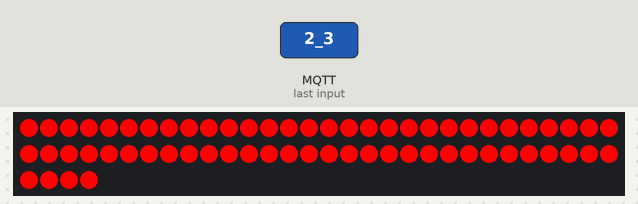
This sketch was run on a simulated ESP32. Parts: 64 RGB LEDs in strip order, left to right, continuing on the next row. Inputs (shaded band) come from the test bench. WiFi joins after 1.5 s; servers stay silent unless stated; no MQTT or app messages arrive unless stated; what the sketch prints to the serial monitor is not drawn.

6.8 s: MQTT message "2_3" arrives on the first subscribed topic
Above: at 7.5 s.
Timing chart, 0 to 9.8 s (numbered marks = the images above; inputs shaded):
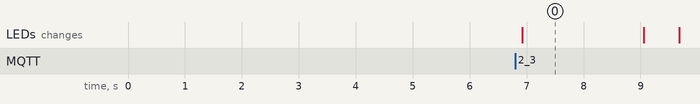

Measured:
- after the input at 6.8 s, the LEDs: change after 0.13 s (image 0)
- what the display in image 0 shows lasts 2.2 s, from 6.9 s to 9.1 s

The sketch:

kitchen.ino
```cpp
#include <Adafruit_NeoPixel.h>
#include <WiFi.h>
#include <MQTT.h>
#include <SPI.h>
#include <Wire.h>
#include <Adafruit_GFX.h>


//------------------------Defines for Neo-Pixel ring ------------------------------
#define LED_PIN   5  // Which pin on the ESP32 is connected to the NeoPixels?
#define LED_COUNT 64 // How many NeoPixels are attached to the ESP32?
Adafruit_NeoPixel pixels(LED_COUNT, LED_PIN, NEO_GRB + NEO_KHZ800);

//---------------------------Defines Wifi and broker Connection ------------------------------
const char ssid[] = "MSI 9165";
const char pass[] = "abcd7654";
const char MQTT_BROKER_ADDRESS[] = "192.168.137.1";

WiFiClient net;
MQTTClient client(50000); //sets maximum message-size to ~25kB

//-------------------------------Defines MQTT topics------------------------------
const char TOPIC_PIXEL[] = "kitchen";

//-----------------------------Function Prototypes----------------------------------
//Function to establish connection to WiFi and MQTT
void connect();

//-----------------------------Display-Helper-Functions----------------------------------
void log(String message)
{
  Serial.println(message.c_str());
}


void setup()
{
  Serial.begin(500000);

  //------------------------Neo Pixel-------------------------------
  pixels.begin();

  //--------------------WIFI & MQTT Connection----------------------------

  client.begin(MQTT_BROKER_ADDRESS, net); //Set the IP address directly.
  client.onMessage(messageReceived); //Set wich function to call on receiving a MQTT message
  connect(); //connect to WiFi and MQTT
}

void loop()
{
  client.loop(); // function to check for new message arrivals

  if (!client.connected())
  {
    connect(); // in case of connection loss, the client reconnects
  }
}

void messageReceived(String &topic, String &input)
{
  Serial.print("\nMessage received: ");
  Serial.print(input);
  if (topic == TOPIC_PIXEL)
  {
    if (input == "2_1")
    {
      float brightness = 255;
      for(int i=0; i<LED_COUNT; i++)
      {
        pixels.setPixelColor(i, pixels.Color(51, 255, 255));
        pixels.setBrightness(brightness);
        pixels.show();   // updated pixel colors to the hardware.
      }
    }
    else if (input == "2_0")
    {
      float brightness = 255;
      for(int i=0; i<LED_COUNT; i++)
      {
        pixels.setPixelColor(i, pixels.Color(0, 0, 0));
        pixels.setBrightness(brightness);
        pixels.show();   // updated pixel colors to the hardware.
      }
    }
    else if (input == "2_3")
    {
      float brightness = 255;
      for(int j=0; j<5; j++)
      {
        for(int i=0; i<LED_COUNT; i++)
        {
          pixels.setPixelColor(i, pixels.Color(255, 0, 0));
          pixels.setBrightness(brightness);
          pixels.show();   // updated pixel colors to the hardware.
        }
        delay(2000);
        for(int i=0; i<LED_COUNT; i++)
        {
          pixels.setPixelColor(i, pixels.Color(0, 0, 0));
          pixels.setBrightness(brightness);
          pixels.show();   // updated pixel colors to the hardware.
        }
        delay(500);
      }
    }

  }
}

void connect()
{
  //--------------------Connection to WiFi---------------
  log("Checking wifi");

  WiFi.begin(ssid, pass);
  while (WiFi.status() != WL_CONNECTED)
  {
    Serial.print(".");
  }

  Serial.print("connected");
  log("\nConnected!");
  delay(2000);

  //--------------------Connection to Broker---------------
  log("\nConnecting to Broker");
  String clientId = "user1";
  while (!client.connect(WiFi.macAddress().c_str(), "try", "try"))
  {
    Serial.print(".");
  }

  log("\nConnected!");
  delay(2000);

  //---------------Subscribe to Topics--------------------
  client.subscribe(TOPIC_PIXEL);
}
```
